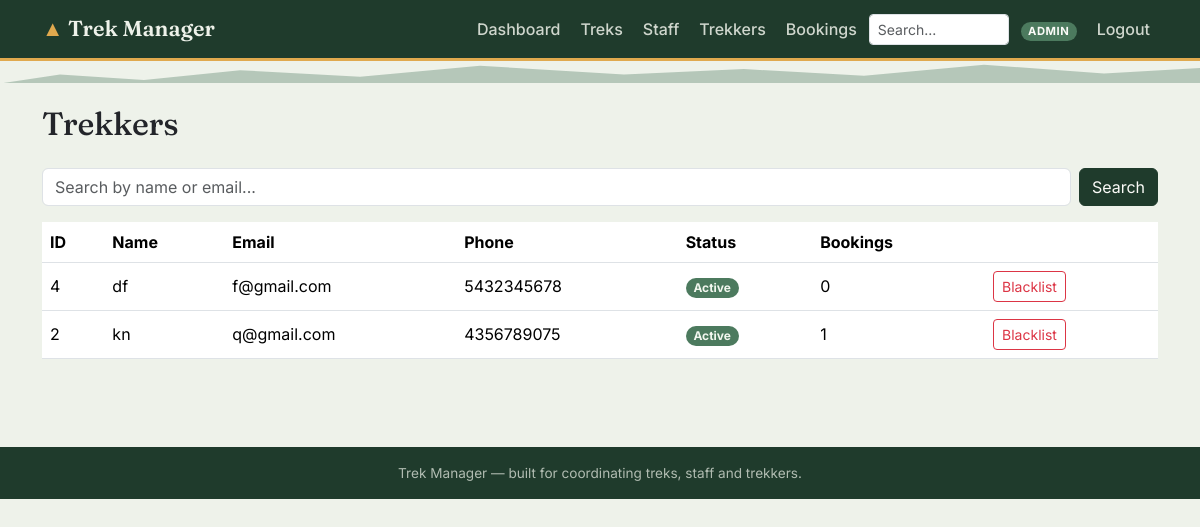
Page /admin/users (signed in) on the committed database.
### models.py (models this page shows, shortened)
class User(UserMixin, db.Model):
    __tablename__ = "users"
    id = db.Column(db.Integer, primary_key=True)
    name = db.Column(db.String(120), nullable=False)
    email = db.Column(db.String(150), unique=True, nullable=False, index=True)
    phone = db.Column(db.String(20))
    password_hash = db.Column(db.String(255), nullable=False)
    role = db.Column(db.String(20), nullable=False)  # admin / staff / trekker
    status = db.Column(db.String(20), nullable=False, default=STATUS_ACTIVE)
    created_at = db.Column(db.DateTime, default=datetime.utcnow)
    assigned_treks = db.relationship(
        "Trek", backref="staff", lazy=True, foreign_keys="Trek.assigned_staff_id"
    )
    bookings = db.relationship(
        "Booking", backref="trekker", lazy=True, foreign_keys="Booking.user_id"
    )
    @property
    def is_admin(self):
        return self.role == ROLE_ADMIN

### admin.py (the view)
@admin_bp.route("/users")
@login_required
@admin_required
def users_list():
    q = request.args.get("q", "").strip()
    query = User.query.filter_by(role=ROLE_TREKKER)
    if q:
        like = f"%{q}%"
        query = query.filter(db.or_(User.name.ilike(like), User.email.ilike(like)))
    users = query.order_by(User.created_at.desc()).all()
    return render_template("admin/users_list.html", users=users, q=q)

### admin.py (called while the page is built)
def admin_required(view):
    @wraps(view)
    def wrapped(*args, **kwargs):
        if not current_user.is_authenticated or not current_user.is_admin:
            abort(403)
        return view(*args, **kwargs)
    return wrapped

### templates/admin/users_list.html (shortened to what this page needs)
{% extends "base.html" %}
{% from "partials/_badges.html" import status_badge %}
{% block content %}
<h2 class="display-title mb-4">Trekkers</h2>
<form class="row g-2 mb-3" method="get">
  <div class="col-auto flex-grow-1">
    <input type="text" class="form-control" name="q" value="{{ q }}" placeholder="Search by name or email...">
  </div>
  <div class="col-auto">
    <button class="btn btn-forest" type="submit">Search</button>
  </div>
</form>
<div class="table-responsive">
  <table class="table table-trek align-middle bg-white">
    <thead>
      <tr><th>ID</th><th>Name</th><th>Email</th><th>Phone</th><th>Status</th><th>Bookings</th><th></th></tr>
    </thead>
    <tbody>
      {% for u in users %}
      <tr>
        <td>{{ u.id }}</td>
        <td>{{ u.name }}</td>
        <td>{{ u.email }}</td>
        <td>{{ u.phone or '—' }}</td>
        <td>{{ status_badge(u.status) }}</td>
        <td>{{ u.bookings|length }}</td>
        <td class="text-nowrap">
          {% if u.status != 'Blacklisted' %}
          <form method="post" action="{{ url_for('admin.user_blacklist', user_id=u.id) }}" class="d-inline"
                onsubmit="return confirm('Blacklist this trekker?');">
            <button class="btn btn-sm btn-outline-danger">Blacklist</button>
          </form>
          {% else %}
          <form method="post" action="{{ url_for('admin.user_reactivate', user_id=u.id) }}" class="d-inline">
            <button class="btn btn-sm btn-outline-secondary">Reactivate</button>
          </form>
          {% endif %}
        </td>
      </tr>
      {% else %}
      <tr><td colspan="7" class="text-center text-muted py-3">No trekkers found.</td></tr>
      {% endfor %}
    </tbody>
  </table>
</div>
{% endblock %}

### templates/base.html (shortened to what this page needs)
<!DOCTYPE html>
<html lang="en">
<head>
  <link href="https://cdn.jsdelivr.net/npm/bootstrap@5.3.2/dist/css/bootstrap.min.css" rel="stylesheet">
  <link rel="stylesheet" href="{{ url_for('static', filename='css/style.css') }}">
</head>
<body>
<nav class="navbar navbar-expand-lg navbar-trek">
  <div class="container">
    <a class="navbar-brand" href="{{ url_for('index') }}">
      <span class="peak">&#9650;</span> Trek Manager
    </a>
    <div class="collapse navbar-collapse" id="navMain">
      <ul class="navbar-nav ms-auto align-items-lg-center gap-lg-1">
        {% if current_user.is_authenticated %}
          {% if current_user.is_admin %}
            <li class="nav-item"><a class="nav-link" href="{{ url_for('admin.dashboard') }}">Dashboard</a></li>
            <li class="nav-item"><a class="nav-link" href="{{ url_for('admin.treks') }}">Treks</a></li>
            <li class="nav-item"><a class="nav-link" href="{{ url_for('admin.staff_list') }}">Staff</a></li>
            <li class="nav-item"><a class="nav-link" href="{{ url_for('admin.users_list') }}">Trekkers</a></li>
            <li class="nav-item"><a class="nav-link" href="{{ url_for('admin.bookings') }}">Bookings</a></li>
            <li class="nav-item">
              <form class="d-flex" role="search" action="{{ url_for('admin.search') }}" method="get">
                <input class="form-control form-control-sm" type="search" name="q" placeholder="Search..." style="width: 140px;">
              </form>
            </li>
          {% elif current_user.is_staff %}
            <li class="nav-item"><a class="nav-link" href="{{ url_for('staff.dashboard') }}">My Treks</a></li>
          {% endif %}
          <li class="nav-item ms-lg-2">
            <span class="badge badge-role rounded-pill">{{ current_user.role }}</span>
          </li>
          <li class="nav-item ms-lg-2">
            <a class="nav-link" href="{{ url_for('auth.logout') }}">Logout</a>
          </li>
        {% endif %}
      </ul>
    </div>
  </div>
</nav>
<div class="elevation-rule"></div>
<main class="container py-4">
  {% block content %}{% endblock %}
</main>
<footer class="site-footer py-3 mt-5">
  <div class="container text-center">
    Trek Manager &mdash; built for coordinating treks, staff and trekkers.
  </div>
</footer>
</body>
</html>

### templates/partials/_badges.html (shortened to what this page needs)
{% macro status_badge(status) -%}
  {%- set cls = {
    'Pending': 'badge-status-pending',
    'Approved': 'badge-status-approved',
    'Open': 'badge-status-open',
    'Closed': 'badge-status-closed',
    'Completed': 'badge-status-completed',
    'Active': 'badge-status-active',
    'Blacklisted': 'badge-status-blacklisted',
    'Booked': 'badge-status-open',
    'Cancelled': 'badge-status-blacklisted',
  }.get(status, 'badge-status-pending') -%}
  <span class="badge {{ cls }} rounded-pill">{{ status }}</span>
{%- endmacro %}

### static/css/style.css (style rules this page uses)
:root { --forest: #1f3b2c; --forest-dark: #142a1e; --moss: #4c7a5e; --glacier: #6fa8b8; --amber: #e0a94e; --stone: #eef2ea; --stone-dark: #dfe6da; --charcoal: #23252a; --paper: #fbfbf8; }
body { background-color: var(--stone); color: var(--charcoal); font-family: 'Inter', -apple-system, BlinkMacSystemFont, sans-serif; }
h1, h2, h3, h4, h5, .display-title, .brand-mark { font-family: 'Fraunces', Georgia, serif; letter-spacing: -0.01em; }
.navbar-trek { background: var(--forest); border-bottom: 3px solid var(--amber); }
.navbar-trek .navbar-brand { font-family: 'Fraunces', serif; font-weight: 600; color: var(--stone) !important; font-size: 1.35rem; }
.navbar-trek .navbar-brand .peak { color: var(--amber); }
.navbar-trek .nav-link { color: rgba(238, 242, 234, 0.85) !important; font-weight: 500; }
.navbar-trek .badge-role { background: var(--moss); color: var(--paper); font-size: 0.7rem; letter-spacing: 0.05em; text-transform: uppercase; }
.elevation-rule { height: 22px; width: 100%; background-image: repeating-linear-gradient( 100deg, transparent 0, transparent 18px, var(--moss) 18px, var(--moss) 20px ); opacity: 0.35; clip-path: polygon(0 100%, 5% 60%, 12% 85%, 20% 40%, 30% 70%, 40% 20%, 52% 60%, 62% 35%, 72% 65%, 82% 15%, 92% 55%, 100% 30%, 100% 100%); background-color: var(--moss); margin-bottom: -2px; }
.badge-status-active { background: var(--moss); color: #f2f7ef; }
.btn-forest { background: var(--forest); border-color: var(--forest); color: var(--paper); }
.site-footer { background: var(--forest); color: rgba(238, 242, 234, 0.7); font-size: 0.85rem; }
a { color: var(--forest); }
.table-trek thead { background: var(--forest); color: var(--paper); }

### rows in the picture
User: role "ADMIN"
User: id "4", name "df", email "f@gmail.com", phone "5432345678", status "Active", bookings|length "0"
User: id "2", name "kn", email "q@gmail.com", phone "4356789075", status "Active", bookings|length "1"
